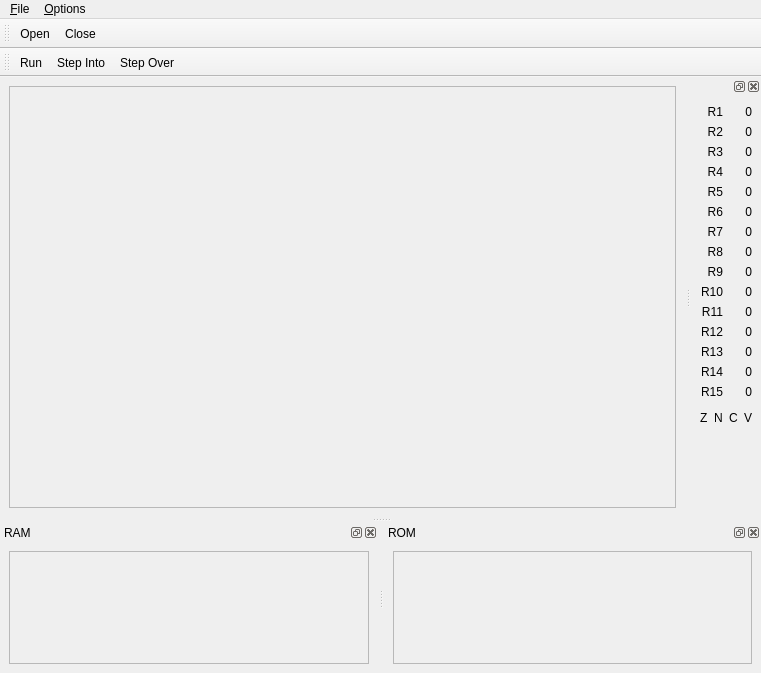
<?xml version="1.0" encoding="UTF-8"?>
<ui version="4.0">
 <class>MainWindow</class>
 <widget class="QMainWindow" name="MainWindow">
  <property name="geometry">
   <rect>
    <x>0</x>
    <y>0</y>
    <width>761</width>
    <height>673</height>
   </rect>
  </property>
  <property name="windowTitle">
   <string>MainWindow</string>
  </property>
  <widget class="QWidget" name="centralwidget">
   <layout class="QVBoxLayout" name="verticalLayout">
    <item>
     <widget class="AsmEditor" name="editor">
      <property name="minimumSize">
       <size>
        <width>500</width>
        <height>100</height>
       </size>
      </property>
      <property name="frameShape">
       <enum>QFrame::StyledPanel</enum>
      </property>
      <property name="frameShadow">
       <enum>QFrame::Raised</enum>
      </property>
      <layout class="QVBoxLayout" name="verticalLayout_11"/>
     </widget>
    </item>
   </layout>
  </widget>
  <widget class="QMenuBar" name="menubar">
   <property name="geometry">
    <rect>
     <x>0</x>
     <y>0</y>
     <width>761</width>
     <height>21</height>
    </rect>
   </property>
   <widget class="QMenu" name="menuFile">
    <property name="title">
     <string>&amp;File</string>
    </property>
    <addaction name="actionOpen"/>
    <addaction name="actionExit"/>
   </widget>
   <widget class="QMenu" name="menuView">
    <property name="title">
     <string>&amp;Options</string>
    </property>
    <addaction name="actionRegister"/>
    <addaction name="actionRam"/>
    <addaction name="actionRom"/>
    <addaction name="separator"/>
    <addaction name="actionOption"/>
   </widget>
   <addaction name="menuFile"/>
   <addaction name="menuView"/>
  </widget>
  <widget class="QToolBar" name="toolbar">
   <property name="sizePolicy">
    <sizepolicy hsizetype="Minimum" vsizetype="Minimum">
     <horstretch>0</horstretch>
     <verstretch>0</verstretch>
    </sizepolicy>
   </property>
   <property name="windowTitle">
    <string>toolBar</string>
   </property>
   <property name="toolButtonStyle">
    <enum>Qt::ToolButtonTextBesideIcon</enum>
   </property>
   <attribute name="toolBarArea">
    <enum>TopToolBarArea</enum>
   </attribute>
   <attribute name="toolBarBreak">
    <bool>false</bool>
   </attribute>
   <addaction name="actionOpen"/>
   <addaction name="actionClose"/>
  </widget>
  <widget class="QToolBar" name="debugbar">
   <property name="windowTitle">
    <string>toolBar</string>
   </property>
   <property name="layoutDirection">
    <enum>Qt::LeftToRight</enum>
   </property>
   <property name="toolButtonStyle">
    <enum>Qt::ToolButtonTextBesideIcon</enum>
   </property>
   <property name="floatable">
    <bool>true</bool>
   </property>
   <attribute name="toolBarArea">
    <enum>TopToolBarArea</enum>
   </attribute>
   <attribute name="toolBarBreak">
    <bool>true</bool>
   </attribute>
   <addaction name="actionRun"/>
   <addaction name="actionStep_Into"/>
   <addaction name="actionStep_Over"/>
  </widget>
  <widget class="QDockWidget" name="registerDock">
   <attribute name="dockWidgetArea">
    <number>2</number>
   </attribute>
   <widget class="QWidget" name="dockWidgetContents">
    <layout class="QVBoxLayout" name="verticalLayout_2">
     <item>
      <layout class="QHBoxLayout" name="horizontalLayout_1">
       <item>
        <widget class="QLabel" name="disp_1">
         <property name="text">
          <string>R1</string>
         </property>
         <property name="alignment">
          <set>Qt::AlignRight|Qt::AlignTrailing|Qt::AlignVCenter</set>
         </property>
        </widget>
       </item>
       <item>
        <widget class="QLabel" name="reg_1">
         <property name="text">
          <string>&lt;html&gt;&lt;head/&gt;&lt;body&gt;&lt;p&gt;0&lt;/p&gt;&lt;/body&gt;&lt;/html&gt;</string>
         </property>
         <property name="textFormat">
          <enum>Qt::AutoText</enum>
         </property>
         <property name="scaledContents">
          <bool>true</bool>
         </property>
         <property name="alignment">
          <set>Qt::AlignRight|Qt::AlignTrailing|Qt::AlignVCenter</set>
         </property>
         <property name="margin">
          <number>0</number>
         </property>
         <property name="indent">
          <number>-1</number>
         </property>
        </widget>
       </item>
      </layout>
     </item>
     <item>
      <layout class="QHBoxLayout" name="horizontalLayout_2">
       <item>
        <widget class="QLabel" name="disp_2">
         <property name="text">
          <string>R2</string>
         </property>
         <property name="alignment">
          <set>Qt::AlignRight|Qt::AlignTrailing|Qt::AlignVCenter</set>
         </property>
        </widget>
       </item>
       <item>
        <widget class="QLabel" name="reg_2">
         <property name="text">
          <string>0</string>
         </property>
         <property name="scaledContents">
          <bool>true</bool>
         </property>
         <property name="alignment">
          <set>Qt::AlignRight|Qt::AlignTrailing|Qt::AlignVCenter</set>
         </property>
         <property name="margin">
          <number>0</number>
         </property>
         <property name="indent">
          <number>-1</number>
         </property>
        </widget>
       </item>
      </layout>
     </item>
     <item>
      <layout class="QHBoxLayout" name="horizontalLayout_3">
       <item>
        <widget class="QLabel" name="disp_3">
         <property name="text">
          <string>R3</string>
         </property>
         <property name="alignment">
          <set>Qt::AlignRight|Qt::AlignTrailing|Qt::AlignVCenter</set>
         </property>
        </widget>
       </item>
       <item>
        <widget class="QLabel" name="reg_3">
         <property name="text">
          <string>0</string>
         </property>
         <property name="scaledContents">
          <bool>true</bool>
         </property>
         <property name="alignment">
          <set>Qt::AlignRight|Qt::AlignTrailing|Qt::AlignVCenter</set>
         </property>
         <property name="margin">
          <number>0</number>
         </property>
         <property name="indent">
          <number>-1</number>
         </property>
        </widget>
       </item>
      </layout>
     </item>
     <item>
      <layout class="QHBoxLayout" name="horizontalLayout_4">
       <item>
        <widget class="QLabel" name="disp_4">
         <property name="text">
          <string>R4</string>
         </property>
         <property name="alignment">
          <set>Qt::AlignRight|Qt::AlignTrailing|Qt::AlignVCenter</set>
         </property>
        </widget>
       </item>
       <item>
        <widget class="QLabel" name="reg_4">
         <property name="lineWidth">
          <number>1</number>
         </property>
         <property name="midLineWidth">
          <number>0</number>
         </property>
         <property name="text">
          <string>0</string>
         </property>
         <property name="scaledContents">
          <bool>true</bool>
         </property>
         <property name="alignment">
          <set>Qt::AlignRight|Qt::AlignTrailing|Qt::AlignVCenter</set>
         </property>
         <property name="margin">
          <number>0</number>
         </property>
         <property name="indent">
          <number>-1</number>
         </property>
        </widget>
       </item>
      </layout>
     </item>
     <item>
      <layout class="QHBoxLayout" name="horizontalLayout_5">
       <item>
        <widget class="QLabel" name="disp_5">
         <property name="text">
          <string>R5</string>
         </property>
         <property name="alignment">
          <set>Qt::AlignRight|Qt::AlignTrailing|Qt::AlignVCenter</set>
         </property>
        </widget>
       </item>
       <item>
        <widget class="QLabel" name="reg_5">
         <property name="text">
          <string>0</string>
         </property>
         <property name="scaledContents">
          <bool>true</bool>
         </property>
         <property name="alignment">
          <set>Qt::AlignRight|Qt::AlignTrailing|Qt::AlignVCenter</set>
         </property>
         <property name="margin">
          <number>0</number>
         </property>
         <property name="indent">
          <number>-1</number>
         </property>
        </widget>
       </item>
      </layout>
     </item>
     <item>
      <layout class="QHBoxLayout" name="horizontalLayout_6">
       <item>
        <widget class="QLabel" name="disp_6">
         <property name="text">
          <string>&lt;html&gt;&lt;head/&gt;&lt;body&gt;&lt;p&gt;R6&lt;/p&gt;&lt;/body&gt;&lt;/html&gt;</string>
         </property>
         <property name="alignment">
          <set>Qt::AlignRight|Qt::AlignTrailing|Qt::AlignVCenter</set>
         </property>
        </widget>
       </item>
       <item>
        <widget class="QLabel" name="reg_6">
         <property name="text">
          <string>0</string>
         </property>
         <property name="scaledContents">
          <bool>true</bool>
         </property>
         <property name="alignment">
          <set>Qt::AlignRight|Qt::AlignTrailing|Qt::AlignVCenter</set>
         </property>
         <property name="margin">
          <number>0</number>
         </property>
         <property name="indent">
          <number>-1</number>
         </property>
        </widget>
       </item>
      </layout>
     </item>
     <item>
      <layout class="QHBoxLayout" name="horizontalLayout_7">
       <item>
        <widget class="QLabel" name="disp_7">
         <property name="text">
          <string>R7</string>
         </property>
         <property name="alignment">
          <set>Qt::AlignRight|Qt::AlignTrailing|Qt::AlignVCenter</set>
         </property>
        </widget>
       </item>
       <item>
        <widget class="QLabel" name="reg_7">
         <property name="text">
          <string>0</string>
         </property>
         <property name="scaledContents">
          <bool>true</bool>
         </property>
         <property name="alignment">
          <set>Qt::AlignRight|Qt::AlignTrailing|Qt::AlignVCenter</set>
         </property>
         <property name="margin">
          <number>0</number>
         </property>
         <property name="indent">
          <number>-1</number>
         </property>
        </widget>
       </item>
      </layout>
     </item>
     <item>
      <layout class="QHBoxLayout" name="horizontalLayout_8">
       <item>
        <widget class="QLabel" name="disp_8">
         <property name="text">
          <string>R8</string>
         </property>
         <property name="alignment">
          <set>Qt::AlignRight|Qt::AlignTrailing|Qt::AlignVCenter</set>
         </property>
        </widget>
       </item>
       <item>
        <widget class="QLabel" name="reg_8">
         <property name="text">
          <string>0</string>
         </property>
         <property name="scaledContents">
          <bool>true</bool>
         </property>
         <property name="alignment">
          <set>Qt::AlignRight|Qt::AlignTrailing|Qt::AlignVCenter</set>
         </property>
         <property name="margin">
          <number>0</number>
         </property>
         <property name="indent">
          <number>-1</number>
         </property>
        </widget>
       </item>
      </layout>
     </item>
     <item>
      <layout class="QHBoxLayout" name="horizontalLayout_9">
       <item>
        <widget class="QLabel" name="disp_9">
         <property name="text">
          <string>R9</string>
         </property>
         <property name="alignment">
          <set>Qt::AlignRight|Qt::AlignTrailing|Qt::AlignVCenter</set>
         </property>
        </widget>
       </item>
       <item>
        <widget class="QLabel" name="reg_9">
         <property name="text">
          <string>0</string>
         </property>
         <property name="scaledContents">
          <bool>true</bool>
         </property>
         <property name="alignment">
          <set>Qt::AlignRight|Qt::AlignTrailing|Qt::AlignVCenter</set>
         </property>
         <property name="margin">
          <number>0</number>
         </property>
         <property name="indent">
          <number>-1</number>
         </property>
        </widget>
       </item>
      </layout>
     </item>
     <item>
      <layout class="QHBoxLayout" name="horizontalLayout_10">
       <item>
        <widget class="QLabel" name="disp_10">
         <property name="text">
          <string>R10</string>
         </property>
         <property name="alignment">
          <set>Qt::AlignRight|Qt::AlignTrailing|Qt::AlignVCenter</set>
         </property>
        </widget>
       </item>
       <item>
        <widget class="QLabel" name="reg_10">
         <property name="text">
          <string>0</string>
         </property>
         <property name="scaledContents">
          <bool>true</bool>
         </property>
         <property name="alignment">
          <set>Qt::AlignRight|Qt::AlignTrailing|Qt::AlignVCenter</set>
         </property>
         <property name="margin">
          <number>0</number>
         </property>
         <property name="indent">
          <number>-1</number>
         </property>
        </widget>
       </item>
      </layout>
     </item>
     <item>
      <layout class="QHBoxLayout" name="horizontalLayout_11">
       <item>
        <widget class="QLabel" name="disp_11">
         <property name="text">
          <string>R11</string>
         </property>
         <property name="alignment">
          <set>Qt::AlignRight|Qt::AlignTrailing|Qt::AlignVCenter</set>
         </property>
        </widget>
       </item>
       <item>
        <widget class="QLabel" name="reg_11">
         <property name="text">
          <string>0</string>
         </property>
         <property name="scaledContents">
          <bool>true</bool>
         </property>
         <property name="alignment">
          <set>Qt::AlignRight|Qt::AlignTrailing|Qt::AlignVCenter</set>
         </property>
         <property name="margin">
          <number>0</number>
         </property>
         <property name="indent">
          <number>-1</number>
         </property>
        </widget>
       </item>
      </layout>
     </item>
     <item>
      <layout class="QHBoxLayout" name="horizontalLayout_12">
       <item>
        <widget class="QLabel" name="disp_12">
         <property name="text">
          <string>R12</string>
         </property>
         <property name="alignment">
          <set>Qt::AlignRight|Qt::AlignTrailing|Qt::AlignVCenter</set>
         </property>
        </widget>
       </item>
       <item>
        <widget class="QLabel" name="reg_12">
         <property name="text">
          <string>0</string>
         </property>
         <property name="scaledContents">
          <bool>true</bool>
         </property>
         <property name="alignment">
          <set>Qt::AlignRight|Qt::AlignTrailing|Qt::AlignVCenter</set>
         </property>
         <property name="margin">
          <number>0</number>
         </property>
         <property name="indent">
          <number>-1</number>
         </property>
        </widget>
       </item>
      </layout>
     </item>
     <item>
      <layout class="QHBoxLayout" name="horizontalLayout_13">
       <item>
        <widget class="QLabel" name="disp_13">
         <property name="text">
          <string>R13</string>
         </property>
         <property name="alignment">
          <set>Qt::AlignRight|Qt::AlignTrailing|Qt::AlignVCenter</set>
         </property>
        </widget>
       </item>
       <item>
        <widget class="QLabel" name="reg_13">
         <property name="text">
          <string>0</string>
         </property>
         <property name="scaledContents">
          <bool>true</bool>
         </property>
         <property name="alignment">
          <set>Qt::AlignRight|Qt::AlignTrailing|Qt::AlignVCenter</set>
         </property>
         <property name="margin">
          <number>0</number>
         </property>
         <property name="indent">
          <number>-1</number>
         </property>
        </widget>
       </item>
      </layout>
     </item>
     <item>
      <layout class="QHBoxLayout" name="horizontalLayout_14">
       <item>
        <widget class="QLabel" name="disp_14">
         <property name="text">
          <string>R14</string>
         </property>
         <property name="alignment">
          <set>Qt::AlignRight|Qt::AlignTrailing|Qt::AlignVCenter</set>
         </property>
        </widget>
       </item>
       <item>
        <widget class="QLabel" name="reg_14">
         <property name="text">
          <string>0</string>
         </property>
         <property name="scaledContents">
          <bool>true</bool>
         </property>
         <property name="alignment">
          <set>Qt::AlignRight|Qt::AlignTrailing|Qt::AlignVCenter</set>
         </property>
         <property name="margin">
          <number>0</number>
         </property>
         <property name="indent">
          <number>-1</number>
         </property>
        </widget>
       </item>
      </layout>
     </item>
     <item>
      <layout class="QHBoxLayout" name="horizontalLayout_15">
       <item>
        <widget class="QLabel" name="disp_15">
         <property name="text">
          <string>R15</string>
         </property>
         <property name="alignment">
          <set>Qt::AlignRight|Qt::AlignTrailing|Qt::AlignVCenter</set>
         </property>
        </widget>
       </item>
       <item>
        <widget class="QLabel" name="reg_15">
         <property name="text">
          <string>0</string>
         </property>
         <property name="scaledContents">
          <bool>true</bool>
         </property>
         <property name="alignment">
          <set>Qt::AlignRight|Qt::AlignTrailing|Qt::AlignVCenter</set>
         </property>
         <property name="margin">
          <number>0</number>
         </property>
         <property name="indent">
          <number>-1</number>
         </property>
        </widget>
       </item>
      </layout>
     </item>
     <item>
      <layout class="QHBoxLayout" name="horizontalLayout">
       <item>
        <layout class="QVBoxLayout" name="verticalLayout_5">
         <item>
          <widget class="KLed" name="Z">
           <property name="state">
            <enum>KLed::Off</enum>
           </property>
           <property name="look">
            <enum>KLed::Raised</enum>
           </property>
           <property name="darkFactor">
            <number>300</number>
           </property>
          </widget>
         </item>
         <item>
          <widget class="QLabel" name="label">
           <property name="text">
            <string>Z</string>
           </property>
          </widget>
         </item>
        </layout>
       </item>
       <item>
        <layout class="QVBoxLayout" name="verticalLayout_6">
         <item>
          <widget class="KLed" name="N">
           <property name="state">
            <enum>KLed::Off</enum>
           </property>
          </widget>
         </item>
         <item>
          <widget class="QLabel" name="label_2">
           <property name="text">
            <string>N</string>
           </property>
          </widget>
         </item>
        </layout>
       </item>
       <item>
        <layout class="QVBoxLayout" name="verticalLayout_7">
         <item>
          <widget class="KLed" name="C">
           <property name="state">
            <enum>KLed::Off</enum>
           </property>
          </widget>
         </item>
         <item>
          <widget class="QLabel" name="label_3">
           <property name="text">
            <string>C</string>
           </property>
          </widget>
         </item>
        </layout>
       </item>
       <item>
        <layout class="QVBoxLayout" name="verticalLayout_8">
         <item>
          <widget class="KLed" name="V">
           <property name="state">
            <enum>KLed::Off</enum>
           </property>
          </widget>
         </item>
         <item>
          <widget class="QLabel" name="label_4">
           <property name="text">
            <string>V</string>
           </property>
          </widget>
         </item>
        </layout>
       </item>
      </layout>
     </item>
     <item>
      <spacer name="verticalSpacer">
       <property name="orientation">
        <enum>Qt::Vertical</enum>
       </property>
       <property name="sizeHint" stdset="0">
        <size>
         <width>20</width>
         <height>40</height>
        </size>
       </property>
      </spacer>
     </item>
    </layout>
   </widget>
  </widget>
  <widget class="QDockWidget" name="ramDock">
   <property name="minimumSize">
    <size>
     <width>87</width>
     <height>150</height>
    </size>
   </property>
   <property name="windowTitle">
    <string>RAM</string>
   </property>
   <attribute name="dockWidgetArea">
    <number>8</number>
   </attribute>
   <widget class="QWidget" name="dockWidgetContents_4">
    <layout class="QVBoxLayout" name="verticalLayout_3">
     <item>
      <widget class="MemoryViewer" name="ram">
       <property name="frameShape">
        <enum>QFrame::StyledPanel</enum>
       </property>
       <property name="frameShadow">
        <enum>QFrame::Raised</enum>
       </property>
       <layout class="QVBoxLayout" name="verticalLayout_9"/>
      </widget>
     </item>
    </layout>
   </widget>
  </widget>
  <widget class="QDockWidget" name="romDock">
   <property name="minimumSize">
    <size>
     <width>87</width>
     <height>150</height>
    </size>
   </property>
   <property name="windowTitle">
    <string>ROM</string>
   </property>
   <attribute name="dockWidgetArea">
    <number>8</number>
   </attribute>
   <widget class="QWidget" name="dockWidgetContents_5">
    <layout class="QVBoxLayout" name="verticalLayout_4">
     <item>
      <widget class="MemoryViewer" name="rom">
       <property name="frameShape">
        <enum>QFrame::StyledPanel</enum>
       </property>
       <property name="frameShadow">
        <enum>QFrame::Raised</enum>
       </property>
       <layout class="QVBoxLayout" name="verticalLayout_10"/>
      </widget>
     </item>
    </layout>
   </widget>
  </widget>
  <action name="actionExit">
   <property name="icon">
    <iconset resource="debugger.qrc">
     <normaloff>:/pictures/application-exit</normaloff>:/pictures/application-exit</iconset>
   </property>
   <property name="text">
    <string>&amp;Exit</string>
   </property>
  </action>
  <action name="actionOpen">
   <property name="icon">
    <iconset resource="debugger.qrc">
     <normaloff>:/pictures/document-open.png</normaloff>:/pictures/document-open.png</iconset>
   </property>
   <property name="text">
    <string>&amp;Open</string>
   </property>
  </action>
  <action name="actionRegister">
   <property name="checkable">
    <bool>true</bool>
   </property>
   <property name="text">
    <string>&amp;Register</string>
   </property>
  </action>
  <action name="actionRam">
   <property name="checkable">
    <bool>true</bool>
   </property>
   <property name="text">
    <string>R&amp;am</string>
   </property>
  </action>
  <action name="actionRom">
   <property name="checkable">
    <bool>true</bool>
   </property>
   <property name="text">
    <string>R&amp;om</string>
   </property>
  </action>
  <action name="actionRun">
   <property name="icon">
    <iconset resource="debugger.qrc">
     <normaloff>:/pictures/media-playback-start.png</normaloff>:/pictures/media-playback-start.png</iconset>
   </property>
   <property name="text">
    <string>Run</string>
   </property>
   <property name="toolTip">
    <string>Run</string>
   </property>
   <property name="shortcut">
    <string>F8</string>
   </property>
   <property name="autoRepeat">
    <bool>true</bool>
   </property>
   <property name="visible">
    <bool>true</bool>
   </property>
   <property name="iconVisibleInMenu">
    <bool>true</bool>
   </property>
  </action>
  <action name="actionStep_Over">
   <property name="icon">
    <iconset resource="debugger.qrc">
     <normaloff>:/pictures/debug-step-instruction.png</normaloff>:/pictures/debug-step-instruction.png</iconset>
   </property>
   <property name="text">
    <string>Step Over</string>
   </property>
   <property name="shortcut">
    <string>F10</string>
   </property>
  </action>
  <action name="actionStep_Into">
   <property name="icon">
    <iconset resource="debugger.qrc">
     <normaloff>:/pictures/debug-step-into-instruction.png</normaloff>:/pictures/debug-step-into-instruction.png</iconset>
   </property>
   <property name="text">
    <string>Step Into</string>
   </property>
   <property name="shortcut">
    <string>F9</string>
   </property>
  </action>
  <action name="actionClose">
   <property name="icon">
    <iconset resource="debugger.qrc">
     <normaloff>:/pictures/process-stop.png</normaloff>:/pictures/process-stop.png</iconset>
   </property>
   <property name="text">
    <string>Close</string>
   </property>
  </action>
  <action name="actionOption">
   <property name="text">
    <string>&amp;Settings</string>
   </property>
  </action>
 </widget>
 <customwidgets>
  <customwidget>
   <class>KLed</class>
   <extends>QWidget</extends>
   <header>kled.h</header>
  </customwidget>
  <customwidget>
   <class>AsmEditor</class>
   <extends>QFrame</extends>
   <header>asmeditor</header>
   <container>1</container>
  </customwidget>
  <customwidget>
   <class>MemoryViewer</class>
   <extends>QFrame</extends>
   <header>memoryviewer</header>
   <container>1</container>
  </customwidget>
 </customwidgets>
 <resources>
  <include location="debugger.qrc"/>
 </resources>
 <connections>
  <connection>
   <sender>actionExit</sender>
   <signal>triggered()</signal>
   <receiver>MainWindow</receiver>
   <slot>close()</slot>
   <hints>
    <hint type="sourcelabel">
     <x>-1</x>
     <y>-1</y>
    </hint>
    <hint type="destinationlabel">
     <x>356</x>
     <y>313</y>
    </hint>
   </hints>
  </connection>
  <connection>
   <sender>registerDock</sender>
   <signal>visibilityChanged(bool)</signal>
   <receiver>actionRegister</receiver>
   <slot>setChecked(bool)</slot>
   <hints>
    <hint type="sourcelabel">
     <x>538</x>
     <y>269</y>
    </hint>
    <hint type="destinationlabel">
     <x>-1</x>
     <y>-1</y>
    </hint>
   </hints>
  </connection>
  <connection>
   <sender>ramDock</sender>
   <signal>visibilityChanged(bool)</signal>
   <receiver>actionRam</receiver>
   <slot>setChecked(bool)</slot>
   <hints>
    <hint type="sourcelabel">
     <x>146</x>
     <y>542</y>
    </hint>
    <hint type="destinationlabel">
     <x>-1</x>
     <y>-1</y>
    </hint>
   </hints>
  </connection>
  <connection>
   <sender>romDock</sender>
   <signal>visibilityChanged(bool)</signal>
   <receiver>actionRom</receiver>
   <slot>setChecked(bool)</slot>
   <hints>
    <hint type="sourcelabel">
     <x>441</x>
     <y>542</y>
    </hint>
    <hint type="destinationlabel">
     <x>-1</x>
     <y>-1</y>
    </hint>
   </hints>
  </connection>
  <connection>
   <sender>actionRegister</sender>
   <signal>triggered(bool)</signal>
   <receiver>registerDock</receiver>
   <slot>setVisible(bool)</slot>
   <hints>
    <hint type="sourcelabel">
     <x>-1</x>
     <y>-1</y>
    </hint>
    <hint type="destinationlabel">
     <x>538</x>
     <y>269</y>
    </hint>
   </hints>
  </connection>
  <connection>
   <sender>actionRam</sender>
   <signal>triggered(bool)</signal>
   <receiver>ramDock</receiver>
   <slot>setVisible(bool)</slot>
   <hints>
    <hint type="sourcelabel">
     <x>-1</x>
     <y>-1</y>
    </hint>
    <hint type="destinationlabel">
     <x>146</x>
     <y>542</y>
    </hint>
   </hints>
  </connection>
  <connection>
   <sender>actionRom</sender>
   <signal>triggered(bool)</signal>
   <receiver>romDock</receiver>
   <slot>setVisible(bool)</slot>
   <hints>
    <hint type="sourcelabel">
     <x>-1</x>
     <y>-1</y>
    </hint>
    <hint type="destinationlabel">
     <x>441</x>
     <y>542</y>
    </hint>
   </hints>
  </connection>
 </connections>
</ui>
